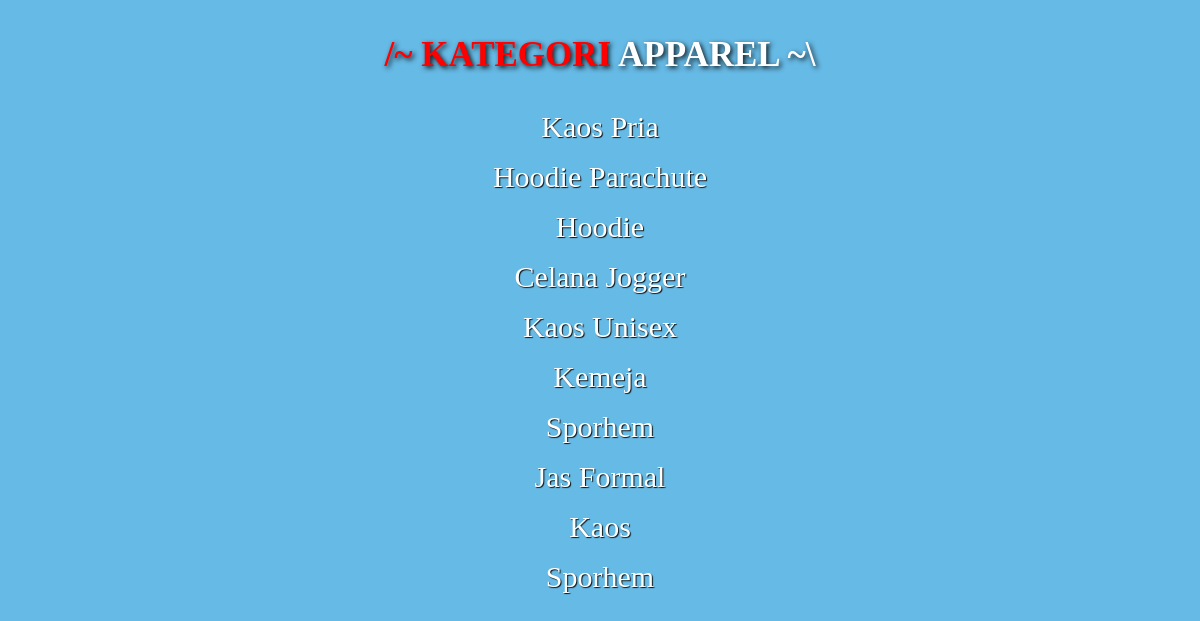
Screenshot of /latihan5c/index.php with the database file from the repository.
### tables this page shows
CREATE TABLE IF NOT EXISTS `apparel` (
  `id_apparel` int(11) NOT NULL,
  `display` varchar(100) NOT NULL,
  `jenis_apparel` varchar(100) NOT NULL,
  `merk` varchar(100) NOT NULL,
  `ukuran` varchar(100) NOT NULL,
  `harga` int(100) NOT NULL
);

### latihan5c/php/functions.php (called while the page is built)
<?php
    function koneksi(){
        $conn = mysqli_connect("localhost", "root", "") or die("koneksi ke DB gagal");
        mysqli_select_db($conn, "tubes_193040180") or die("Database salah!");
        return $conn;
    }
    function query($sql){
        $conn = koneksi();
        $result = mysqli_query($conn, "$sql");
        $rows = [];
        while($row = mysqli_fetch_assoc($result)){
            $rows[] = $row;
        }
        return $rows;
    }
?>

### latihan5c/index.php (the view, shortened to what this page needs)
<?php
    require 'php/functions.php';
    $apparel = query("SELECT * FROM apparel")
?>
<!DOCTYPE html>
<html lang="en">
<head>
    <link rel="stylesheet" href="css/style.css">
</head>
<body>
    <div class="container">
        <h3>/~ KATEGORI <span>APPAREL ~\</span></h3> <?php foreach ($apparel as $apr) : ?> <p class="nama">
                <a href="php/detail.php?id_apparel=<?= $apr['id_apparel'] ?>">
                    <?= $apr["jenis_apparel"] ?>
                </a>
                </p>
            <?php endforeach; ?>
    </div>
</body>
</html>

### latihan5c/css/style.css (style rules this page uses)
body { background-color: #66bae6; text-align: center; }
h3 { color: red; font-size: 35px; text-shadow: 2px 2px 5px rgba(0, 0, 0, 0.9); }
h3 span { color: white; }
.nama a { color: white; text-decoration: none; font-size: 30px; text-shadow: 1px 1px 1px rgba(0, 0, 0, 0.9); }

### rows the page displays
apparel: jenis_apparel "Kaos Pria"
apparel: jenis_apparel "Hoodie Parachute"
apparel: jenis_apparel "Hoodie"
apparel: jenis_apparel "Celana Jogger"
apparel: jenis_apparel "Kaos Unisex"
apparel: jenis_apparel "Kemeja"
apparel: jenis_apparel "Sporhem"
apparel: jenis_apparel "Jas Formal"
apparel: jenis_apparel "Kaos"
apparel: jenis_apparel "Sporhem"
